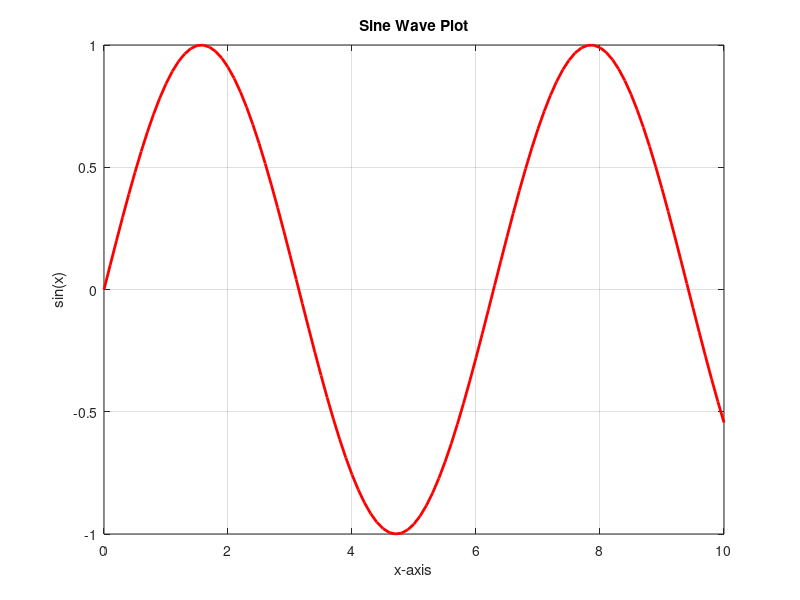

Reproduce this figure in MATLAB. (Note: this script raises an error after producing the figure.)
% MATLAB Beginner Guide
% Author: Your Name
% This script covers basic MATLAB operations

clc;
clear;
close all;

%% 1. Matrix Operations
disp('--- Matrix Operations ---');
A = [1 2; 3 4];
B = [5 6; 7 8];

sumAB = A + B;
disp('Matrix Sum:');
disp(sumAB);

productAB = A * B;
disp('Matrix Product:');
disp(productAB);

transposeA = A';
disp('Transpose of Matrix A:');
disp(transposeA);

inverseA = inv(A);
disp('Inverse of Matrix A:');
disp(inverseA);

%% 2. Plotting a Graph
disp('--- Plotting a Graph ---');
x = 0:0.1:10;
y = sin(x);

figure; % Opens a new figure window
plot(x, y, 'r', 'LineWidth', 2);
xlabel('x-axis');
ylabel('sin(x)');
title('Sine Wave Plot');
grid on;

%% 3. Solving Equations
disp('--- Solving Equations ---');
syms x;
eqn = x^2 - 5*x + 6 == 0;
solutions = solve(eqn, x);
disp('Solutions of the equation x^2 - 5x + 6 = 0:');
disp(solutions);

%% 4. For Loop Example (Summation)
disp('--- For Loop Summation ---');
sumResult = 0;
for i = 1:10
    sumResult = sumResult + i;
end
disp(['Sum of numbers from 1 to 10 is: ', num2str(sumResult)]);

%% 5. Writing and Calling a Function (Factorial Example)
disp('--- Factorial Function Example ---');
n = 5; % You can change this number
factorialResult = factorial_calc(n);
disp(['Factorial of ', num2str(n), ' is: ', num2str(factorialResult)]);

%% Function Definition
function f = factorial_calc(n)
    f = 1;
    for i = 1:n
        f = f * i;
    end
end
